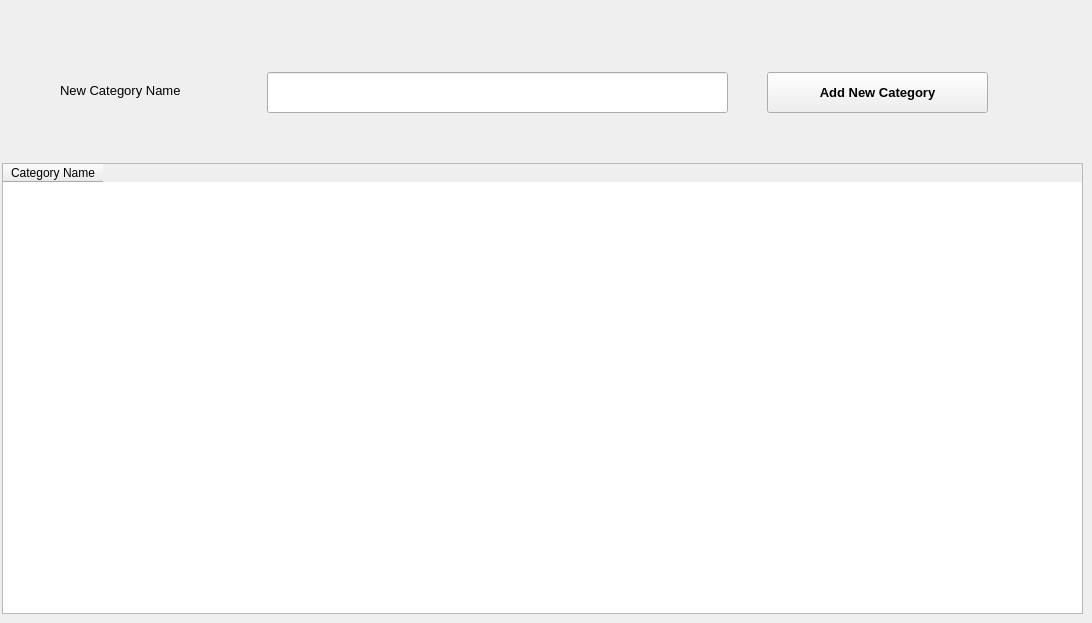
      <widget class="QWidget" name="tab_7">
       <attribute name="title">
        <string>Categories</string>
       </attribute>
       <widget class="QLineEdit" name="lineEdit_19">
        <property name="geometry">
         <rect>
          <x>267</x>
          <y>72</y>
          <width>461</width>
          <height>41</height>
         </rect>
        </property>
        <property name="font">
         <font>
          <family>Yu Gothic UI Semibold</family>
          <pointsize>12</pointsize>
          <weight>75</weight>
          <bold>true</bold>
         </font>
        </property>
       </widget>
       <widget class="QPushButton" name="pushButton_14">
        <property name="geometry">
         <rect>
          <x>767</x>
          <y>72</y>
          <width>221</width>
          <height>41</height>
         </rect>
        </property>
        <property name="font">
         <font>
          <pointsize>10</pointsize>
          <weight>75</weight>
          <bold>true</bold>
         </font>
        </property>
        <property name="text">
         <string>Add New Category</string>
        </property>
       </widget>
       <widget class="QTableWidget" name="tableWidget_2">
        <property name="geometry">
         <rect>
          <x>2</x>
          <y>163</y>
          <width>1081</width>
          <height>451</height>
         </rect>
        </property>
        <column>
         <property name="text">
          <string>Category Name</string>
         </property>
        </column>
       </widget>
       <widget class="QLabel" name="label_26">
        <property name="geometry">
         <rect>
          <x>60</x>
          <y>80</y>
          <width>161</width>
          <height>21</height>
         </rect>
        </property>
        <property name="font">
         <font>
          <pointsize>10</pointsize>
         </font>
        </property>
        <property name="text">
         <string>New Category Name</string>
        </property>
       </widget>
      </widget>
